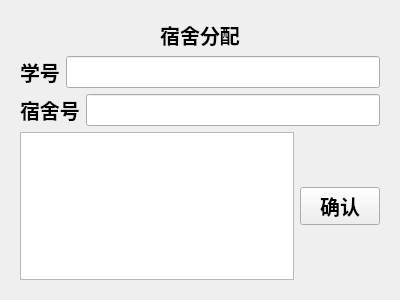
<?xml version="1.0" encoding="UTF-8"?>
<ui version="4.0">
 <class>dormitoryManagement</class>
 <widget class="dormitoryManagement" name="dormitoryManagement">
  <property name="geometry">
   <rect>
    <x>0</x>
    <y>0</y>
    <width>400</width>
    <height>300</height>
   </rect>
  </property>
  <property name="windowTitle">
   <string>dormitoryManagement</string>
  </property>
  <layout class="QVBoxLayout" name="verticalLayout">
   <item>
    <widget class="QStackedWidget" name="stackedWidget">
     <widget class="QWidget" name="pageOfAllocate">
      <layout class="QVBoxLayout" name="verticalLayout_2" stretch="0,1,1,2">
       <item>
        <widget class="QLabel" name="label">
         <property name="font">
          <font>
           <pointsize>15</pointsize>
           <weight>75</weight>
           <bold>true</bold>
          </font>
         </property>
         <property name="text">
          <string>宿舍分配</string>
         </property>
         <property name="alignment">
          <set>Qt::AlignCenter</set>
         </property>
        </widget>
       </item>
       <item>
        <layout class="QHBoxLayout" name="horizontalLayout_3">
         <item>
          <widget class="QLabel" name="label_3">
           <property name="font">
            <font>
             <pointsize>15</pointsize>
             <weight>75</weight>
             <bold>true</bold>
            </font>
           </property>
           <property name="text">
            <string>学号</string>
           </property>
          </widget>
         </item>
         <item>
          <widget class="QLineEdit" name="idOfAllocation">
           <property name="font">
            <font>
             <pointsize>15</pointsize>
            </font>
           </property>
          </widget>
         </item>
        </layout>
       </item>
       <item>
        <layout class="QHBoxLayout" name="horizontalLayout_5">
         <item>
          <widget class="QLabel" name="label_5">
           <property name="font">
            <font>
             <pointsize>15</pointsize>
             <weight>75</weight>
             <bold>true</bold>
            </font>
           </property>
           <property name="text">
            <string>宿舍号</string>
           </property>
          </widget>
         </item>
         <item>
          <widget class="QLineEdit" name="didOfAllocation">
           <property name="font">
            <font>
             <pointsize>15</pointsize>
            </font>
           </property>
          </widget>
         </item>
        </layout>
       </item>
       <item>
        <layout class="QHBoxLayout" name="horizontalLayout_6">
         <item>
          <widget class="QTableWidget" name="infoOfAllocation"/>
         </item>
         <item>
          <widget class="QPushButton" name="btnOfAllocate">
           <property name="font">
            <font>
             <pointsize>15</pointsize>
             <weight>75</weight>
             <bold>true</bold>
            </font>
           </property>
           <property name="text">
            <string>确认</string>
           </property>
          </widget>
         </item>
        </layout>
       </item>
      </layout>
     </widget>
     <widget class="QWidget" name="pageOfAlter"/>
     <widget class="QWidget" name="pageOfSearch">
      <property name="font">
       <font>
        <pointsize>15</pointsize>
       </font>
      </property>
      <layout class="QVBoxLayout" name="verticalLayout_3" stretch="0,2,2">
       <item>
        <widget class="QLabel" name="label_2">
         <property name="font">
          <font>
           <pointsize>15</pointsize>
           <weight>75</weight>
           <bold>true</bold>
          </font>
         </property>
         <property name="text">
          <string>宿舍查询</string>
         </property>
         <property name="alignment">
          <set>Qt::AlignCenter</set>
         </property>
        </widget>
       </item>
       <item>
        <layout class="QHBoxLayout" name="horizontalLayout">
         <item>
          <widget class="QLabel" name="labelOfId">
           <property name="font">
            <font>
             <family>Arial</family>
             <pointsize>15</pointsize>
             <weight>75</weight>
             <bold>true</bold>
            </font>
           </property>
           <property name="text">
            <string>学号</string>
           </property>
          </widget>
         </item>
         <item>
          <widget class="QLineEdit" name="idOfNeedToSearch">
           <property name="font">
            <font>
             <family>Arial</family>
             <pointsize>15</pointsize>
            </font>
           </property>
          </widget>
         </item>
        </layout>
       </item>
       <item>
        <layout class="QHBoxLayout" name="horizontalLayout_2">
         <item>
          <widget class="QTableWidget" name="infoOfSearch"/>
         </item>
         <item>
          <widget class="QPushButton" name="btnOfSearch">
           <property name="font">
            <font>
             <family>Arial</family>
             <pointsize>15</pointsize>
             <weight>75</weight>
             <bold>true</bold>
            </font>
           </property>
           <property name="text">
            <string>确认</string>
           </property>
          </widget>
         </item>
        </layout>
       </item>
      </layout>
     </widget>
    </widget>
   </item>
  </layout>
 </widget>
 <customwidgets>
  <customwidget>
   <class>dormitoryManagement</class>
   <extends>QWidget</extends>
   <header>dormitorymanagement.h</header>
   <container>1</container>
  </customwidget>
 </customwidgets>
 <resources/>
 <connections/>
</ui>
